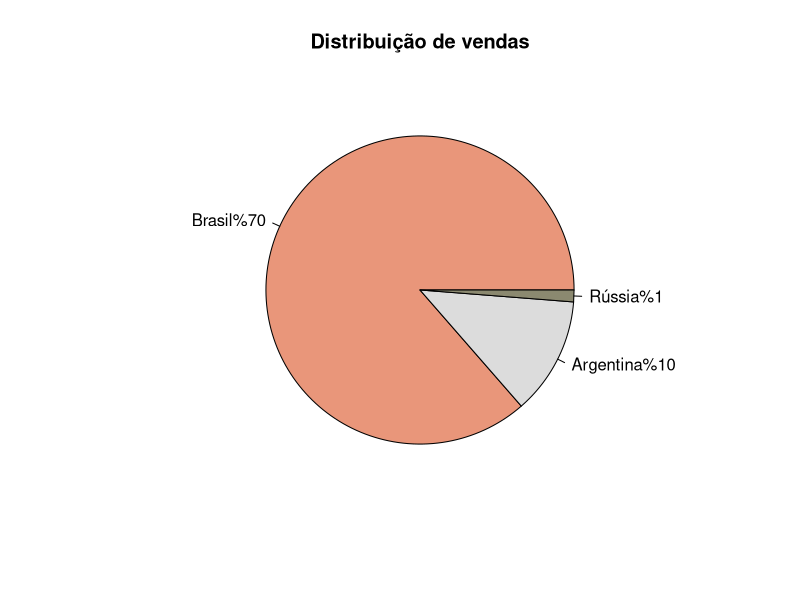
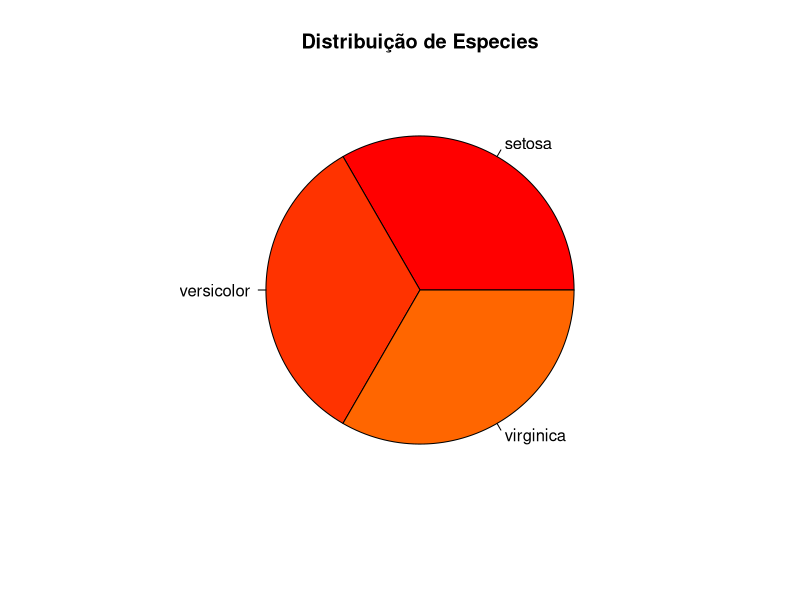
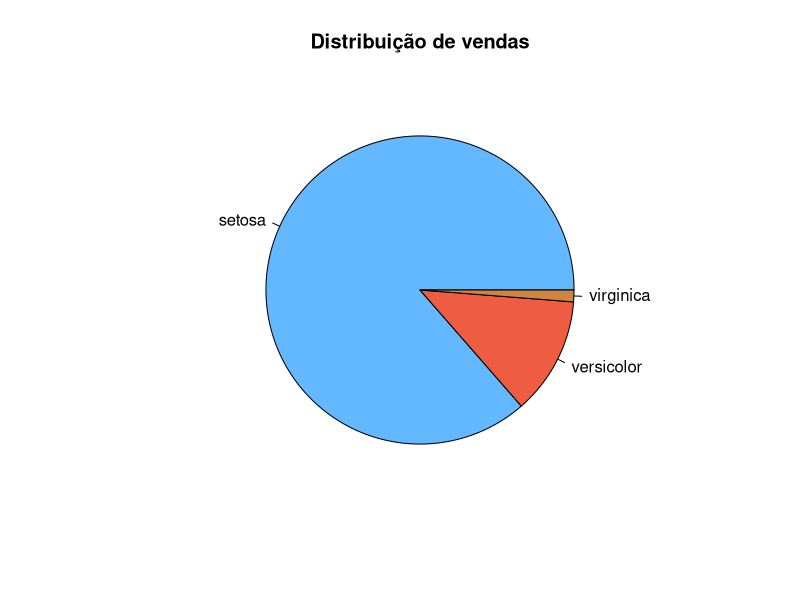
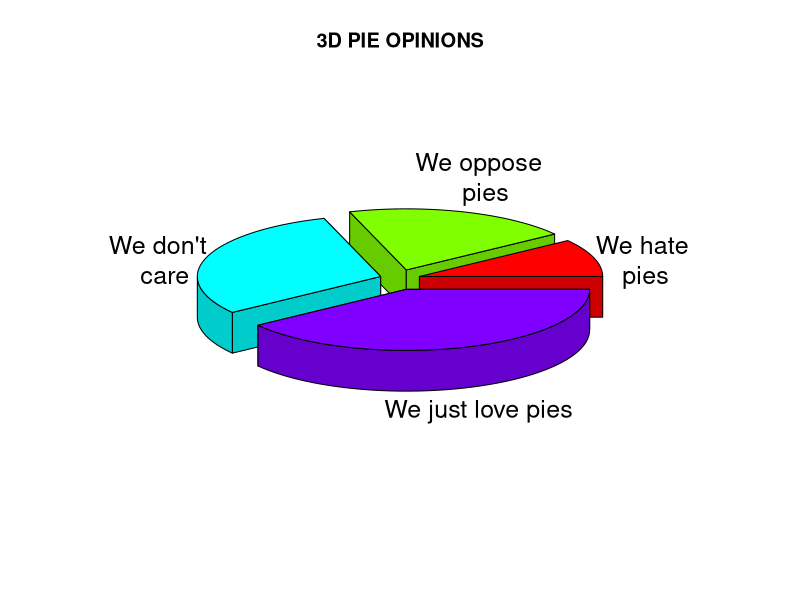
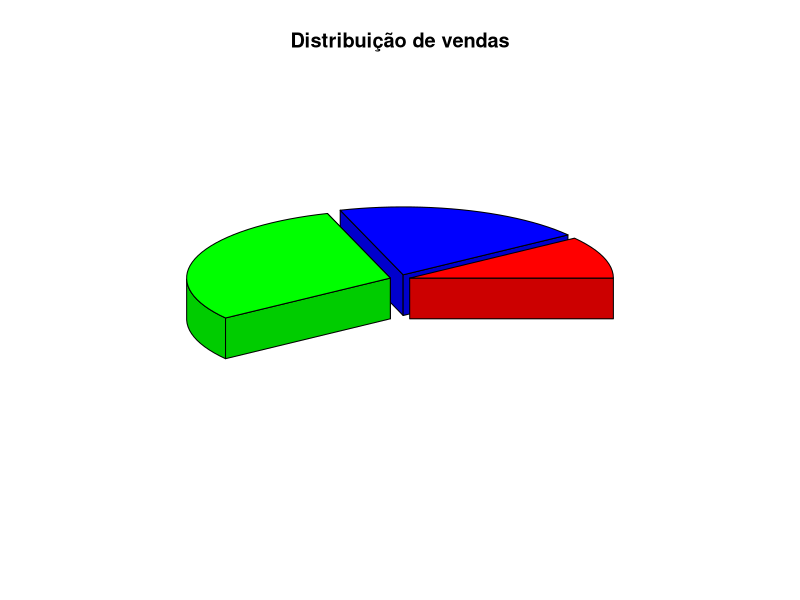

These charts were generated, in order, by the following R code: (Note: this script raises an error after producing the figures.)


?pie


#criando fatias

fatias = c(70,10,1)
fatias

paises = c("Brasil","Argentina","Rússia")
paises = paste(paises,"%", fatias, sep = "")
paises

pie(fatias, labels = paises, col = c("darksalmon","gainsboro", "lemonchiffon4"), main = "Distribuição de vendas")


 

#trabalhando com dataframe

?iris
attach(iris)
values = table(Species)
labels = paste(names(values))
iris
pie(values, labels = labels, main = "Distribuição de Especies" , col = rainbow(30))

install.packages("plotrix")
library(plotrix)
pie(fatias, labels, explode=0.05, col =  c("steelblue1","tomato2","tan3"), main = "Distribuição de vendas")


install.packages("plotrix")
library(plotrix)

pieval<-c(2,4,6,8)
pielabels<-
  c("We hate\n pies","We oppose\n  pies","We don't\n  care","We just love pies")
# grab the radial positions of the labels
lp<-pie3D(pieval,radius=0.9,labels=pielabels,explode=0.1,main="3D PIE OPINIONS")
# lengthen the last label and move it to the left
pielabels[4]<-"We cannot survive without our pies"
lp[4]<-4.8

pieval<-c(2,4,6,8)

# specify some new colors
pie3D(pieval,labels=paises,main="Distribuição de vendas",explode = 0.05,
      col=c("red","blue","green",main="Distribuição de vendas"))
